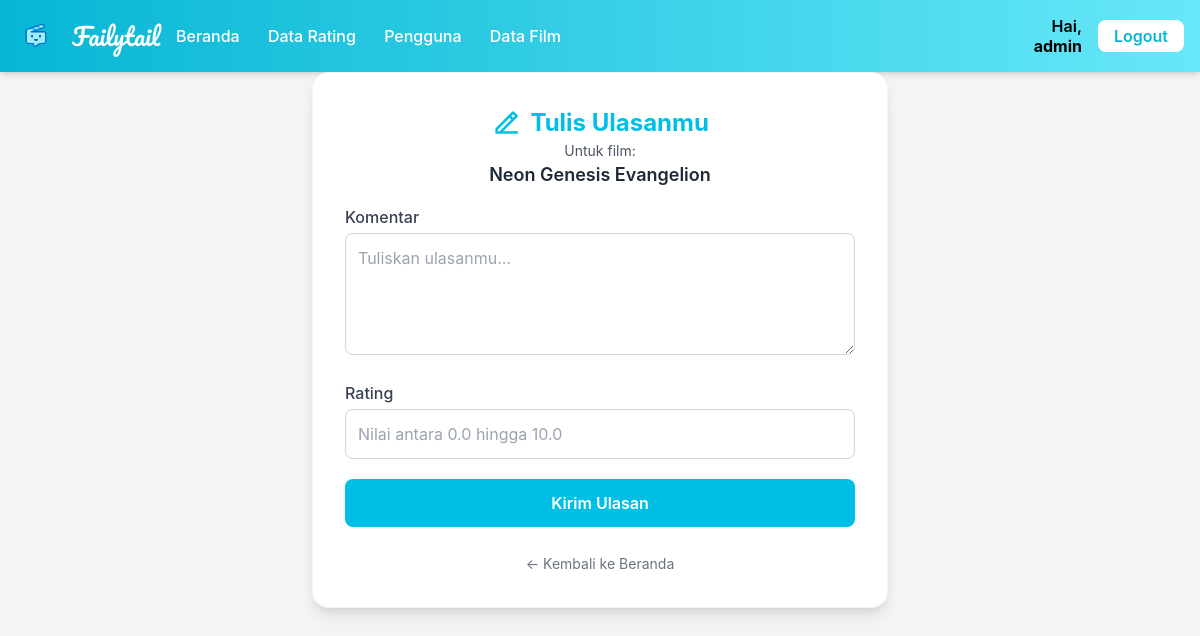
/pengguna/ulasan/input_ulasan.php?film_id=2 (signed in), run on an earlier commit of the app's database.
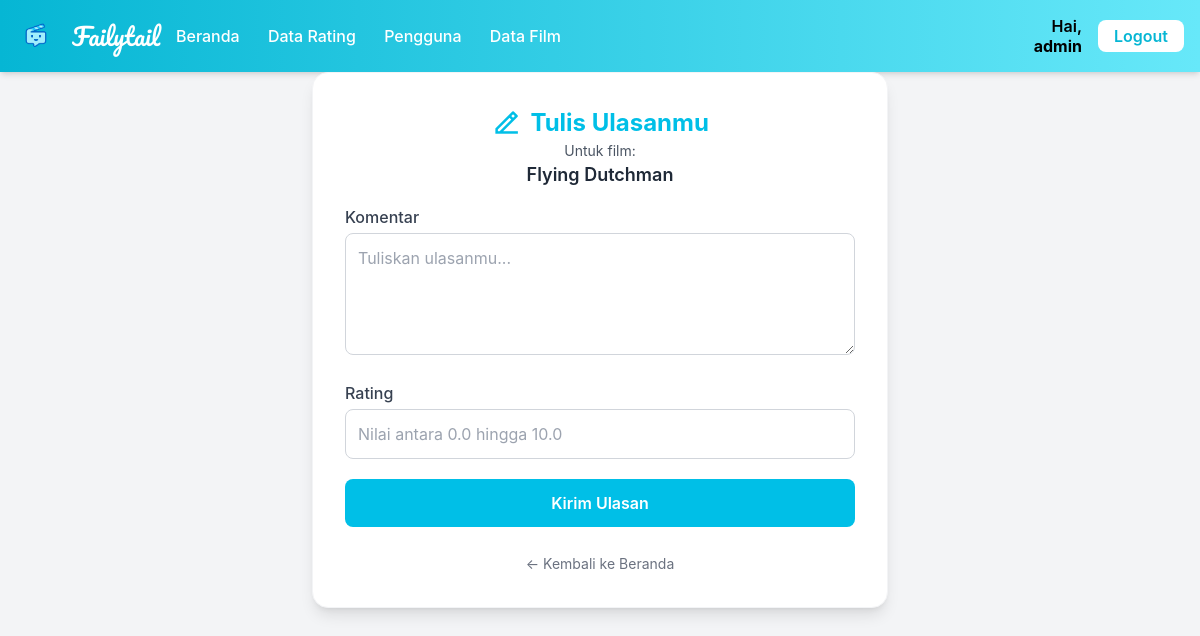
And on a later commit of the database.
### tables this page shows
CREATE TABLE `filmadmin` (
  `id` int NOT NULL,
  `poster` varchar(255) DEFAULT NULL,
  `judul` varchar(100) DEFAULT NULL,
  `genre` varchar(50) DEFAULT NULL,
  `deskripsi` text
);

### pengguna/ulasan/input_ulasan.php (the view, shortened to what this page needs)
<?php
include '../../view/layout/header.php';
require '../../database/koneksi.php';
$film_id = $_GET['film_id'] ?? null;
$film = null;
if ($film_id) {
    $stmt = $conn->prepare("SELECT * FROM filmadmin WHERE id = ?");
    $stmt->bind_param("i", $film_id);
    $stmt->execute();
    $result = $stmt->get_result();
    $film = $result->fetch_assoc();
} else {
    $error = "ID film tidak tersedia.";
}
?>
<!DOCTYPE html>
<html lang="id">
<head>
  <script src="https://cdn.tailwindcss.com"></script>
  <link href="https://cdn.jsdelivr.net/npm/remixicon@3.5.0/fonts/remixicon.css" rel="stylesheet">
</head>
<body class="bg-gradient-to-br from-[#e0f7fa] to-[#ffffff] min-h-screen">
  <div class="flex justify-center ">
    <div class="bg-white p-8 rounded-2xl shadow-lg max-w-xl w-full border border-gray-100">
      <div class="flex items-center justify-center ">
        <i class="ri-edit-2-line text-3xl text-[#00bfe7] mr-2"></i>
        <h1 class="text-2xl font-bold text-[#00bfe7]">Tulis Ulasanmu</h1>
      </div>
      <?php if ($film): ?>
        <div class="mb-4 text-center">
          <p class="text-gray-600 text-sm">Untuk film:</p>
          <p class="text-lg font-semibold text-gray-800"><?= htmlspecialchars($film['judul']) ?></p>
        </div>
      <?php else: ?>
        <div class="mb-4 text-center text-red-500 font-semibold">Film tidak ditemukan.</div>
      <?php endif; ?>
      <form method="POST" class="space-y-5">
        <div>
          <label class="block mb-1 font-medium text-gray-700">Komentar</label>
          <textarea name="komentar" rows="4" class="w-full border border-gray-300 p-3 rounded-lg focus:outline-none focus:ring-2 focus:ring-[#00bfe7]" placeholder="Tuliskan ulasanmu..." required></textarea>
        </div>
        <div>
          <label class="block mb-1 font-medium text-gray-700">Rating</label>
          <input type="number" name="rating" step="0.1" min="0" max="10" class="w-full border border-gray-300 p-3 rounded-lg focus:outline-none focus:ring-2 focus:ring-[#00bfe7]" placeholder="Nilai antara 0.0 hingga 10.0" required>
        </div>
        <button type="submit" class="w-full bg-[#00bfe7] hover:bg-[#009fc6] text-white font-semibold py-3 rounded-lg transition">
          Kirim Ulasan
        </button>
      </form>
      <div class="text-center mt-6">
        <a href="/FAILYTAIL/admin/dashboard-admin.php" class="text-sm text-gray-500 hover:underline">&larr; Kembali ke Beranda</a>
      </div>
    </div>
  </div>
</body>
</html>

### view/layout/header.php (shortened to what this page needs)
<?php
$is_logged_in = isset($_SESSION['loggedin']) && $_SESSION['loggedin'] === true;
$username = $is_logged_in ? $_SESSION['username'] : '';
$role = $is_logged_in ? $_SESSION['role'] : 'user';
?>
<!DOCTYPE html>
<html lang="id">
<head>
  <script src="https://cdn.tailwindcss.com/<?= ($role == 'admin') ? '' : '3.4.16' ?>"></script>
  <link rel="stylesheet" href="https://cdnjs.cloudflare.com/ajax/libs/remixicon/4.6.0/remixicon.min.css" />
</head>
<body class="<?= ($role == 'admin') ? 'bg-gray-100' : 'bg-gray-50' ?>">
<?php if ($role == 'admin'): ?>
  <header class="bg-gradient-to-r from-cyan-500 to-cyan-300 p-4 flex items-center justify-between shadow-md">
    <div class="flex items-center space-x-4">
      <img src="/FAILYTAIL/image/logo_failytail.png" alt="Logo" class="h-10 w-10">
       <a href="/FAILYTAIL/index.php" class="font-['Pacifico'] text-2xl text-white">Failytail</a>
      <nav class="ml-8 space-x-6 text-white font-medium">
        <a href="dashboard-admin.php" class="hover:underline">Beranda</a>
        <a href="data-rating.php" class="hover:underline">Data Rating</a>
        <a href="data-pengguna.php" class="hover:underline">Pengguna</a>
        <a href="data-film.php" class="hover:underline">Data Film</a>
      </nav>
    </div>
    <div class="flex items-center space-x-4">
      <div class="text-right text-black font-semibold leading-tight">
        Hai,<br><span class="font-bold"><?= htmlspecialchars($username) ?></span>
      </div>
      <a href="/FAILYTAIL/logout.php" class="bg-white text-cyan-500 font-semibold px-4 py-1 rounded-lg hover:bg-gray-100 transition">
        Logout
      </a>
    </div>
  </header>
<?php endif; ?>

What changed in the data, as far as the page shows it:
changed filmadmin: judul "Neon Genesis Evangelion" → "Flying Dutchman"
